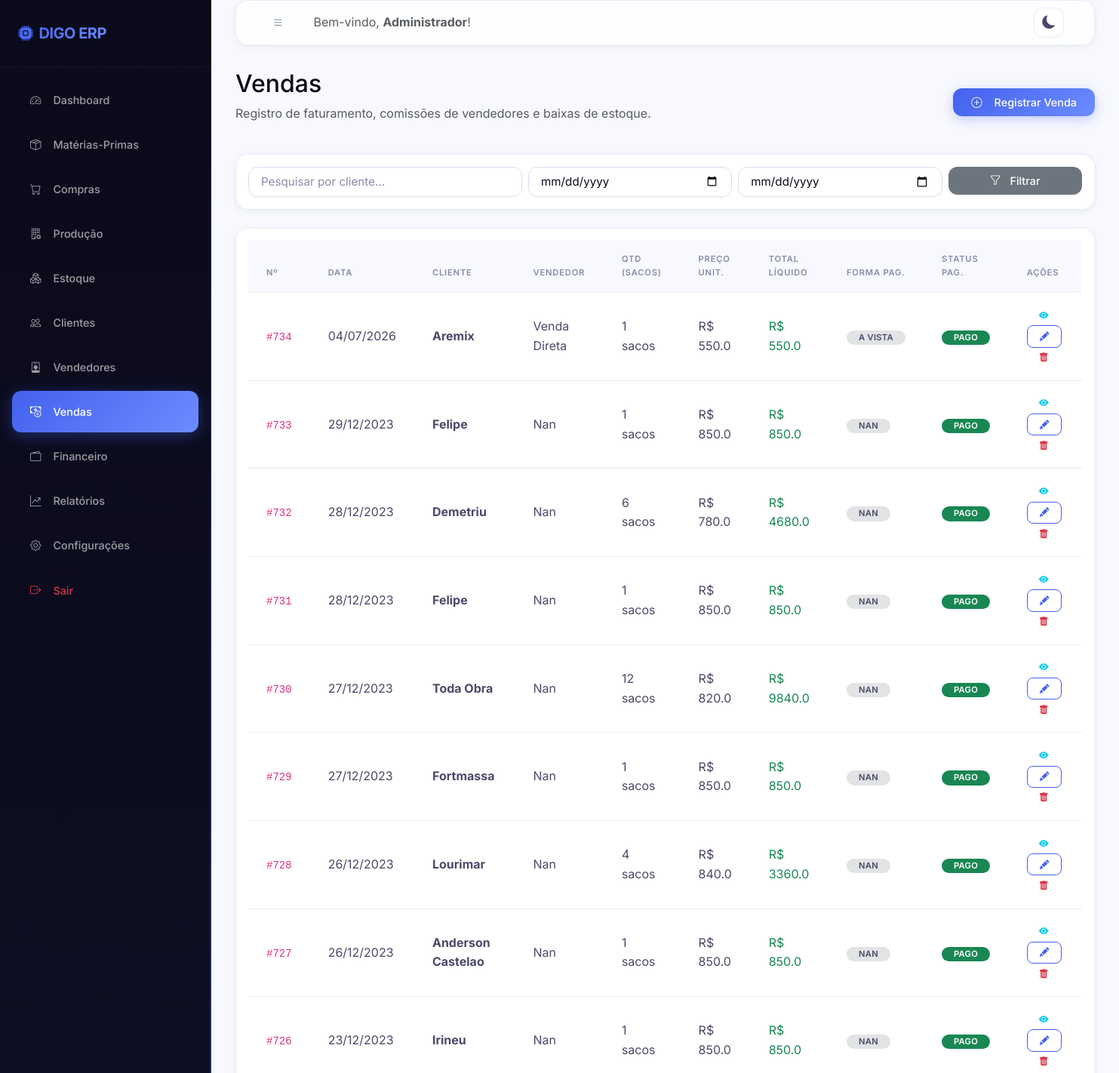
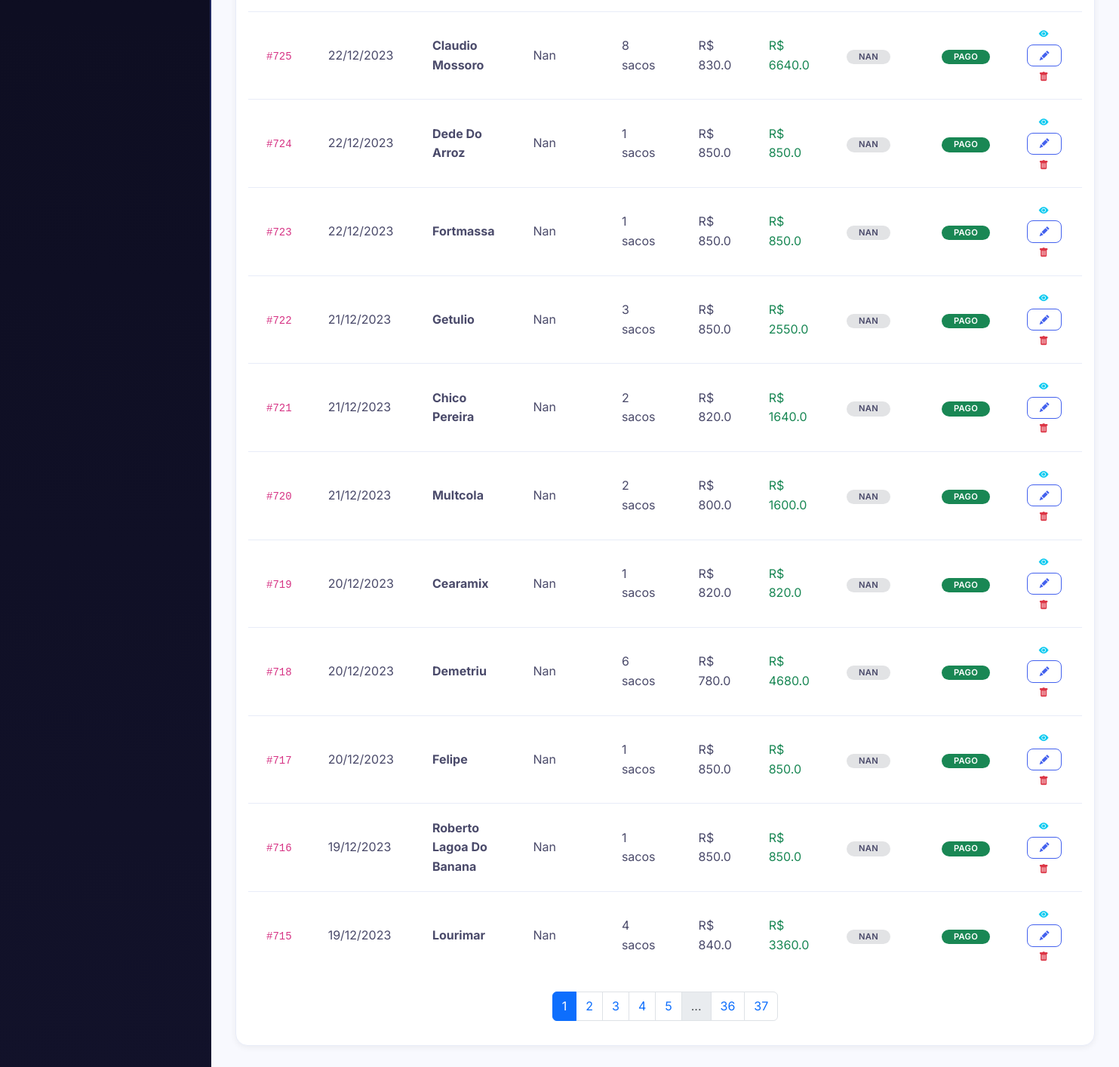
/vendas/ (signed in), run on the app's committed database (2 pictures, top to bottom).
### models/usuario.py (models this page shows, shortened)
class Usuario(UserMixin, db.Model):
    __tablename__ = 'usuarios'
    id = db.Column(db.Integer, primary_key=True)
    nome = db.Column(db.String(100), nullable=False)
    email = db.Column(db.String(150), unique=True, nullable=False)
    senha_hash = db.Column(db.String(256), nullable=False)
    perfil = db.Column(db.String(20), default='funcionario')  # admin | funcionario
    ativo = db.Column(db.Boolean, default=True)
    criado_em = db.Column(db.DateTime, default=datetime.utcnow)
    ultimo_acesso = db.Column(db.DateTime)
    logs = db.relationship('Log', backref='usuario', lazy='dynamic')
    @property
    def is_admin(self):
        return self.perfil == 'admin'

### models/venda.py (models this page shows, shortened)
class Venda(db.Model):
    __tablename__ = 'vendas'
    id = db.Column(db.Integer, primary_key=True)
    data = db.Column(db.Date, nullable=False)
    cliente_id = db.Column(db.Integer, db.ForeignKey('clientes.id'), nullable=False)
    vendedor_id = db.Column(db.Integer, db.ForeignKey('vendedores.id'), nullable=True)
    quantidade_sacos = db.Column(db.Integer, nullable=False)
    preco_unitario = db.Column(db.Float, nullable=False)
    desconto = db.Column(db.Float, default=0.0)       # valor do desconto
    frete = db.Column(db.Float, default=0.0)
    tipo_frete = db.Column(db.String(10), default='FOB')  # CIF | FOB
    forma_pagamento = db.Column(db.String(50))         # A VISTA | CHEQUE | PRAZO
    prazo_dias = db.Column(db.Integer, default=0)
    valor_bruto = db.Column(db.Float, default=0.0)    # qtd * preco_unitario
    valor_liquido = db.Column(db.Float, default=0.0)  # bruto - desconto + frete(CIF)
    custo_total = db.Column(db.Float, default=0.0)    # custo produto * qtd
    lucro = db.Column(db.Float, default=0.0)           # liquido - custo
    margem = db.Column(db.Float, default=0.0)          # lucro/liquido * 100
    comissao = db.Column(db.Float, default=0.0)        # % do vendedor sobre valor_liquido
    status_pagamento = db.Column(db.String(20), default='pendente')  # pendente|parcial|pago
    valor_pago = db.Column(db.Float, default=0.0)
    observacoes = db.Column(db.Text)
    criado_por = db.Column(db.Integer, db.ForeignKey('usuarios.id'))
    criado_em = db.Column(db.DateTime, default=datetime.utcnow)
    conta_receber = db.relationship('ContaReceber', backref='venda', uselist=False)

### models/cliente.py (models this page shows, shortened)
class Cliente(db.Model):
    __tablename__ = 'clientes'
    id = db.Column(db.Integer, primary_key=True)
    nome = db.Column(db.String(150), nullable=False)
    cpf_cnpj = db.Column(db.String(20))
    telefone = db.Column(db.String(20))
    email = db.Column(db.String(150))
    cidade = db.Column(db.String(100))
    estado = db.Column(db.String(2))
    endereco = db.Column(db.String(255))
    observacoes = db.Column(db.Text)
    ativo = db.Column(db.Boolean, default=True)
    criado_em = db.Column(db.DateTime, default=datetime.utcnow)
    vendas = db.relationship('Venda', backref='cliente', lazy='dynamic')
    contas_receber = db.relationship('ContaReceber', backref='cliente', lazy='dynamic')

### models/vendedor.py (models this page shows, shortened)
class Vendedor(db.Model):
    __tablename__ = 'vendedores'
    id = db.Column(db.Integer, primary_key=True)
    nome = db.Column(db.String(150), nullable=False)
    telefone = db.Column(db.String(20))
    email = db.Column(db.String(150))
    cidade = db.Column(db.String(100))
    estado = db.Column(db.String(2))
    comissao_pct = db.Column(db.Float, default=0.0)  # % de comissão sobre venda
    ativo = db.Column(db.Boolean, default=True)
    criado_em = db.Column(db.DateTime, default=datetime.utcnow)
    vendas = db.relationship('Venda', backref='vendedor', lazy='dynamic')

### routes/vendas.py (the view)
@vendas_bp.route('/')
@login_required
def index():
    page = request.args.get('page', 1, type=int)
    busca = request.args.get('q', '')
    data_ini = request.args.get('data_ini', '')
    data_fim = request.args.get('data_fim', '')
    query = Venda.query.order_by(Venda.data.desc(), Venda.id.desc())
    if busca:
        query = query.join(Cliente).filter(Cliente.nome.ilike(f'%{busca}%'))
    if data_ini:
        query = query.filter(Venda.data >= datetime.strptime(data_ini, '%Y-%m-%d').date())
    if data_fim:
        query = query.filter(Venda.data <= datetime.strptime(data_fim, '%Y-%m-%d').date())
    vendas = query.paginate(page=page, per_page=20)
    return render_template('vendas/index.html', vendas=vendas, busca=busca,
                           data_ini=data_ini, data_fim=data_fim)

### templates/vendas/index.html (shortened to what this page needs)
{% extends 'base.html' %}
{% block content %}
<div class="row mb-4 align-items-center">
    <div class="col-sm-6">
        <h2 class="font-weight-bold">Vendas</h2>
        <p class="text-muted">Registro de faturamento, comissões de vendedores e baixas de estoque.</p>
    </div>
    <div class="col-sm-6 text-sm-end">
        <a href="{{ url_for('vendas.nova') }}" class="btn btn-primary"><i class="bi bi-plus-circle me-2"></i>Registrar Venda</a>
    </div>
</div>
<div class="card p-3 mb-4">
    <form method="GET" action="{{ url_for('vendas.index') }}" class="row g-2">
        <div class="col-md-4">
            <input type="text" class="form-control" name="q" placeholder="Pesquisar por cliente..." value="{{ busca }}">
        </div>
        <div class="col-md-3">
            <input type="date" class="form-control" name="data_ini" value="{{ data_ini }}" placeholder="Data Inicial">
        </div>
        <div class="col-md-3">
            <input type="date" class="form-control" name="data_fim" value="{{ data_fim }}" placeholder="Data Final">
        </div>
        <div class="col-md-2">
            <button type="submit" class="btn btn-secondary w-100"><i class="bi bi-funnel me-1"></i>Filtrar</button>
        </div>
    </form>
</div>
<div class="card p-3">
    <div class="table-responsive">
        <table class="table table-hover">
            <thead>
                <tr>
                    <th>Nº</th>
                    <th>Data</th>
                    <th>Cliente</th>
                    <th>Vendedor</th>
                    <th>Qtd (Sacos)</th>
                    <th>Preço Unit.</th>
                    <th>Total Líquido</th>
                    <th>Forma Pag.</th>
                    <th>Status Pag.</th>
                    <th>Ações</th>
                </tr>
            </thead>
            <tbody>
                {% for v in vendas.items %}
                <tr>
                    <td><code>#{{ v.id }}</code></td>
                    <td>{{ v.data.strftime('%d/%m/%Y') }}</td>
                    <td><strong>{{ v.cliente.nome }}</strong></td>
                    <td>{{ v.vendedor.nome if v.vendedor else 'Venda Direta' }}</td>
                    <td>{{ v.quantidade_sacos }} sacos</td>
                    <td>R$ {{ v.preco_unitario|round(2) }}</td>
                    <td class="font-weight-bold text-success">R$ {{ v.valor_liquido|round(2) }}</td>
                    <td><span class="badge bg-secondary-subtle text-secondary">{{ v.forma_pagamento }}</span></td>
                    <td>
                        {% if v.status_pagamento == 'pago' %}
                        <span class="badge bg-success">Pago</span>
                        {% elif v.status_pagamento == 'parcial' %}
                        <span class="badge bg-warning text-dark">Parcial (Devendo)</span>
                        {% else %}
                        <span class="badge bg-danger">Devendo</span>
                        {% endif %}
                    </td>
                    <td>
                        <a href="{{ url_for('vendas.detalhe', id=v.id) }}" class="btn btn-sm btn-outline-info"><i class="bi bi-eye-fill"></i></a>
                        <a href="{{ url_for('vendas.editar', id=v.id) }}" class="btn btn-sm btn-outline-primary"><i class="bi bi-pencil-fill"></i></a>
                        <form action="{{ url_for('vendas.excluir', id=v.id) }}" method="POST" class="d-inline" onsubmit="return confirm('Deseja realmente excluir esta venda?');">
                            <button type="submit" class="btn btn-sm btn-outline-danger"><i class="bi bi-trash-fill"></i></button>
                        </form>
                    </td>
                </tr>
                {% else %}
                <tr>
                    <td colspan="10" class="text-center text-muted">Nenhuma venda registrada no período.</td>
                </tr>
                {% endfor %}
            </tbody>
        </table>
    </div>
    {% if vendas.pages > 1 %}
    <nav class="mt-3">
        <ul class="pagination justify-content-center">
            {% for page in vendas.iter_pages() %}
                {% if page %}
                    <li class="page-item {% if page == vendas.page %}active{% endif %}">
                        <a class="page-link" href="{{ url_for('vendas.index', page=page, q=busca, data_ini=data_ini, data_fim=data_fim) }}">{{ page }}</a>
                    </li>
                {% else %}
                    <li class="page-item disabled"><span class="page-link">...</span></li>
                {% endif %}
            {% endfor %}
        </ul>
    </nav>
    {% endif %}
</div>
{% endblock %}

### templates/base.html (shortened to what this page needs)
<!DOCTYPE html>
<html lang="pt-BR">
<head>
    <link href="https://cdn.jsdelivr.net/npm/bootstrap@5.3.0/dist/css/bootstrap.min.css" rel="stylesheet">
    <link rel="stylesheet" href="https://cdn.jsdelivr.net/npm/bootstrap-icons@1.10.5/font/bootstrap-icons.css">
    <link rel="stylesheet" href="{{ url_for('static', filename='css/style.css') }}">
</head>
<body>
    <div class="wrapper">
        <nav id="sidebar">
            <div class="sidebar-header d-flex align-items-center justify-content-between">
                <h4 class="m-0 text-white font-weight-bold"><i class="bi bi-cpu-fill me-2 text-indigo"></i>DIGO ERP</h4>
            </div>
            <ul class="list-unstyled components">
                <li class="{% if request.blueprint == 'dashboard' %}active{% endif %}">
                    <a href="{{ url_for('dashboard.index') }}"><i class="bi bi-speedometer2"></i> Dashboard</a>
                </li>
                <li class="{% if request.blueprint == 'materias_primas' %}active{% endif %}">
                    <a href="{{ url_for('materias_primas.index') }}"><i class="bi bi-box-seam"></i> Matérias-Primas</a>
                </li>
                <li class="{% if request.blueprint == 'compras' %}active{% endif %}">
                    <a href="{{ url_for('compras.index') }}"><i class="bi bi-cart"></i> Compras</a>
                </li>
                <li class="{% if request.blueprint == 'producao' %}active{% endif %}">
                    <a href="{{ url_for('producao.index') }}"><i class="bi bi-building-gear"></i> Produção</a>
                </li>
                <li class="{% if request.blueprint == 'estoque' %}active{% endif %}">
                    <a href="{{ url_for('estoque.index') }}"><i class="bi bi-boxes"></i> Estoque</a>
                </li>
                <li class="{% if request.blueprint == 'clientes' %}active{% endif %}">
                    <a href="{{ url_for('clientes.index') }}"><i class="bi bi-people"></i> Clientes</a>
                </li>
                <li class="{% if request.blueprint == 'vendedores' %}active{% endif %}">
                    <a href="{{ url_for('vendedores.index') }}"><i class="bi bi-person-badge"></i> Vendedores</a>
                </li>
                <li class="{% if request.blueprint == 'vendas' %}active{% endif %}">
                    <a href="{{ url_for('vendas.index') }}"><i class="bi bi-cash-coin"></i> Vendas</a>
                </li>
                <li class="{% if request.blueprint == 'financeiro' %}active{% endif %}">
                    <a href="{{ url_for('financeiro.index') }}"><i class="bi bi-wallet2"></i> Financeiro</a>
                </li>
                <li class="{% if request.blueprint == 'relatorios' %}active{% endif %}">
                    <a href="{{ url_for('relatorios.index') }}"><i class="bi bi-graph-up-arrow"></i> Relatórios</a>
                </li>
                {% if current_user.is_admin %}
                <li class="{% if request.blueprint == 'configuracoes' %}active{% endif %}">
                    <a href="{{ url_for('configuracoes.index') }}"><i class="bi bi-gear"></i> Configurações</a>
                </li>
                {% endif %}
                <li>
                    <a href="{{ url_for('auth.logout') }}" class="text-danger"><i class="bi bi-box-arrow-right text-danger"></i> Sair</a>
                </li>
            </ul>
        </nav>
        <div id="content">
            <nav class="navbar navbar-expand-lg card mb-4 p-2 d-flex flex-row align-items-center justify-content-between">
                <div class="d-flex align-items-center">
                    <button type="button" id="sidebarCollapse" class="btn btn-outline-secondary me-3">
                        <i class="bi bi-list"></i>
                    </button>
                    <span class="navbar-text d-none d-md-inline text-muted">Bem-vindo, <strong>{{ current_user.nome }}</strong>!</span>
                </div>
                <div class="d-flex align-items-center">
                    <button class="theme-toggle-btn me-3" id="themeToggle" title="Alternar Tema">
                    </button>
                </div>
            </nav>
            <div class="container-fluid p-0 fade-in">
                {% block content %}{% endblock %}
            </div>
        </div>
    </div>
</body>
</html>

### data on the page
Usuario: nome "Administrador"
Venda: id "734", data "04/07/2026", cliente.nome "Aremix", vendedor "Venda Direta", quantidade_sacos "1", preco_unitario "550.0", valor_liquido "550.0", forma_pagamento "A VISTA", status_pagamento "PAGO"
Venda: id "733", data "29/12/2023", cliente.nome "Felipe", vendedor "Nan", quantidade_sacos "1", preco_unitario "850.0", valor_liquido "850.0", forma_pagamento "NAN", status_pagamento "PAGO"
Venda: id "732", data "28/12/2023", cliente.nome "Demetriu", vendedor "Nan", quantidade_sacos "6", preco_unitario "780.0", valor_liquido "4680.0", forma_pagamento "NAN", status_pagamento "PAGO"
Venda: id "731", data "28/12/2023", cliente.nome "Felipe", vendedor "Nan", quantidade_sacos "1", preco_unitario "850.0", valor_liquido "850.0", forma_pagamento "NAN", status_pagamento "PAGO"
Venda: id "730", data "27/12/2023", cliente.nome "Toda Obra", vendedor "Nan", quantidade_sacos "12", preco_unitario "820.0", valor_liquido "9840.0", forma_pagamento "NAN", status_pagamento "PAGO"
Venda: id "729", data "27/12/2023", cliente.nome "Fortmassa", vendedor "Nan", quantidade_sacos "1", preco_unitario "850.0", valor_liquido "850.0", forma_pagamento "NAN", status_pagamento "PAGO"
Venda: id "728", data "26/12/2023", cliente.nome "Lourimar", vendedor "Nan", quantidade_sacos "4", preco_unitario "840.0", valor_liquido "3360.0", forma_pagamento "NAN", status_pagamento "PAGO"
Venda: id "727", data "26/12/2023", cliente.nome "Anderson Castelao", vendedor "Nan", quantidade_sacos "1", preco_unitario "850.0", valor_liquido "850.0", forma_pagamento "NAN", status_pagamento "PAGO"
Venda: id "726", data "23/12/2023", cliente.nome "Irineu", vendedor "Nan", quantidade_sacos "1", preco_unitario "850.0", valor_liquido "850.0", forma_pagamento "NAN", status_pagamento "PAGO"
Venda: id "725", data "22/12/2023", cliente.nome "Claudio Mossoro", vendedor "Nan", quantidade_sacos "8", preco_unitario "830.0", valor_liquido "6640.0", forma_pagamento "NAN", status_pagamento "PAGO"
Venda: id "724", data "22/12/2023", cliente.nome "Dede Do Arroz", vendedor "Nan", quantidade_sacos "1", preco_unitario "850.0", valor_liquido "850.0", forma_pagamento "NAN", status_pagamento "PAGO"
Venda: id "723", data "22/12/2023", cliente.nome "Fortmassa", vendedor "Nan", quantidade_sacos "1", preco_unitario "850.0", valor_liquido "850.0", forma_pagamento "NAN", status_pagamento "PAGO"
Venda: id "722", data "21/12/2023", cliente.nome "Getulio", vendedor "Nan", quantidade_sacos "3", preco_unitario "850.0", valor_liquido "2550.0", forma_pagamento "NAN", status_pagamento "PAGO"
Venda: id "721", data "21/12/2023", cliente.nome "Chico Pereira", vendedor "Nan", quantidade_sacos "2", preco_unitario "820.0", valor_liquido "1640.0", forma_pagamento "NAN", status_pagamento "PAGO"
Venda: id "720", data "21/12/2023", cliente.nome "Multcola", vendedor "Nan", quantidade_sacos "2", preco_unitario "800.0", valor_liquido "1600.0", forma_pagamento "NAN", status_pagamento "PAGO"
Venda: id "719", data "20/12/2023", cliente.nome "Cearamix", vendedor "Nan", quantidade_sacos "1", preco_unitario "820.0", valor_liquido "820.0", forma_pagamento "NAN", status_pagamento "PAGO"
Venda: id "718", data "20/12/2023", cliente.nome "Demetriu", vendedor "Nan", quantidade_sacos "6", preco_unitario "780.0", valor_liquido "4680.0", forma_pagamento "NAN", status_pagamento "PAGO"
Venda: id "717", data "20/12/2023", cliente.nome "Felipe", vendedor "Nan", quantidade_sacos "1", preco_unitario "850.0", valor_liquido "850.0", forma_pagamento "NAN", status_pagamento "PAGO"
Venda: id "716", data "19/12/2023", cliente.nome "Roberto Lagoa Do Banana", vendedor "Nan", quantidade_sacos "1", preco_unitario "850.0", valor_liquido "850.0", forma_pagamento "NAN", status_pagamento "PAGO"
Venda: id "715", data "19/12/2023", cliente.nome "Lourimar", vendedor "Nan", quantidade_sacos "4", preco_unitario "840.0", valor_liquido "3360.0", forma_pagamento "NAN", status_pagamento "PAGO"

### other printed values
{{ page }} "1" "2" "3" "4" "5" "36" "37"
